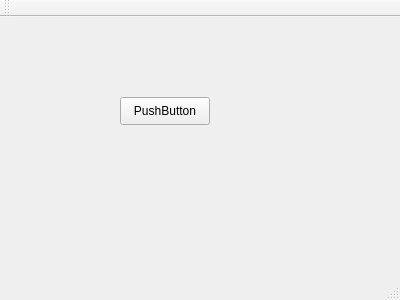
<?xml version="1.0" encoding="UTF-8"?>
<ui version="4.0">
 <class>MainWindow</class>
 <widget class="QMainWindow" name="MainWindow">
  <property name="geometry">
   <rect>
    <x>0</x>
    <y>0</y>
    <width>400</width>
    <height>300</height>
   </rect>
  </property>
  <property name="windowTitle">
   <string>MainWindow</string>
  </property>
  <widget class="QWidget" name="centralWidget">
   <widget class="QPushButton" name="pushButton">
    <property name="geometry">
     <rect>
      <x>120</x>
      <y>80</y>
      <width>90</width>
      <height>28</height>
     </rect>
    </property>
    <property name="text">
     <string>PushButton</string>
    </property>
   </widget>
  </widget>
  <widget class="QMenuBar" name="menuBar">
   <property name="geometry">
    <rect>
     <x>0</x>
     <y>0</y>
     <width>400</width>
     <height>25</height>
    </rect>
   </property>
  </widget>
  <widget class="QToolBar" name="mainToolBar">
   <attribute name="toolBarArea">
    <enum>TopToolBarArea</enum>
   </attribute>
   <attribute name="toolBarBreak">
    <bool>false</bool>
   </attribute>
  </widget>
  <widget class="QStatusBar" name="statusBar"/>
 </widget>
 <layoutdefault spacing="6" margin="11"/>
 <resources/>
 <connections/>
</ui>
